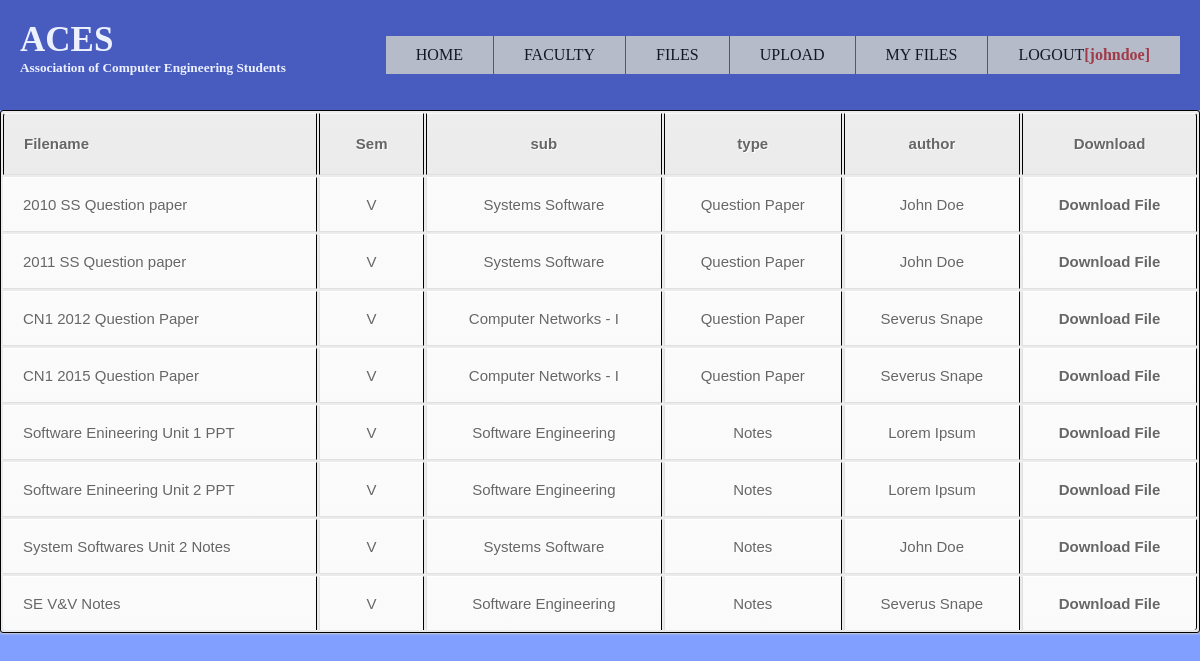
The page /temp/files.php (signed in) on the database its author committed.
### tables this page shows
CREATE TABLE IF NOT EXISTS `files` (
  `filepath` varchar(767) NOT NULL,
  `filename` text NOT NULL,
  `sem` int(10) NOT NULL,
  `sub` int(10) NOT NULL,
  `type` int(11) NOT NULL,
  `author` varchar(100) NOT NULL,
  PRIMARY KEY (`filepath`)
);

CREATE TABLE IF NOT EXISTS `semester` (
  `id` int(10) NOT NULL AUTO_INCREMENT,
  `sem` varchar(100) NOT NULL,
  PRIMARY KEY (`id`)
);

CREATE TABLE IF NOT EXISTS `subjects` (
  `id` int(10) NOT NULL AUTO_INCREMENT,
  `semid` int(10) NOT NULL,
  `sub` varchar(100) NOT NULL,
  PRIMARY KEY (`id`)
);

CREATE TABLE IF NOT EXISTS `types` (
  `id` int(10) NOT NULL,
  `type` varchar(100) NOT NULL,
  PRIMARY KEY (`id`)
);

CREATE TABLE IF NOT EXISTS `logindetails` (
  `name` varchar(100) NOT NULL,
  `realname` varchar(100) NOT NULL,
  `password` varchar(100) NOT NULL,
  `email` varchar(100) NOT NULL,
  `faculty` tinyint(1) NOT NULL,
  `admin` tinyint(1) NOT NULL
);

### temp/files.php (the view, shortened to what this page needs)
<?php
include('includes/header.php');
?>
<!DOCTYPE html>
<html>
<head>
</head>
<body>
<?php
$servername = "localhost";
$username = "root";
$password = "vain";
$dbname = "aces";
$conn = new mysqli($servername, $username, $password, $dbname);
$sql = "SELECT filepath,filename, sem, sub, type, author FROM files";
$result = $conn->query($sql);
if ($result->num_rows > 0) {
     echo "<table><tr><th>Filename</th><th>Sem</th><th>sub</th><th>type</th><th>author</th><th>Download</th></tr>";
     while($roww = $result->fetch_assoc()) {
	 $getsem = "select sem from semester where id='$roww[sem]'";
if ($resultt = $conn->query($getsem)) {
     while ($row = $resultt->fetch_object()) {
        $sem = $row->sem;
    }
	}
	 $getsub = "select sub from subjects where id='$roww[sub]'";
if ($resulttt = $conn->query($getsub)) {
     while ($ro = $resulttt->fetch_object()) {
        $sub = $ro->sub;
    }
	}
 $gettype = "select type from types where id='$roww[type]'";
if ($resultttt = $conn->query($gettype)) {
     while ($rowt = $resultttt->fetch_object()) {
        $type = $rowt->type;
    }
	}
	$getname = "select realname from logindetails where name='$roww[author]'";
if ($resulttttt = $conn->query($getname)) {
     while ($rown = $resulttttt->fetch_object()) {
        $realname = $rown->realname;
    }
	}
         echo "<tr><td>" . $roww["filename"]. "</td><td>" . $sem. "</td><td>" . $sub. "</td><td>" . $type. "</td><td>" . $realname. "</td><td>" . '<a href="' . $roww["filepath"] . '">Download File</a>' . "</td></tr>";
     }
     echo "</table>";
}
 else {
     echo "0 results";
}
?>
</body>
</html>

### css/style.css (style rules this page uses)
body { margin:0px; background-color:#809FFF; }
table a:link { color: #666; font-weight: bold; text-decoration:none; }
table { font-family:Bookman old style, Helvetica, sans-serif; color:#666; font-size:15px; text-shadow: 1px 1px 0px #fff; background:#eaebec; width:100%; margin:0px; border:#ccc 1px solid; -moz-border-radius:3px; -webkit-border-radius:3px; border-radius:3px; -moz-box-shadow: 0 1px 2px #d1d1d1; -webkit-box-shadow: 0 1px 2px #d1d1d1; box-shadow: 0 1px 2px #d1d1d1; }
table th { padding:21px 25px 22px 25px; border-top:1px solid #fafafa; border-bottom:1px solid #e0e0e0; background: #ededed; background: -webkit-gradient(linear, left top, left bottom, from(#ededed), to(#ebebeb)); background: -moz-linear-gradient(top, #ededed, #ebebeb); }
table th:first-child { text-align: left; padding-left:20px; }
table tr:first-child th:first-child { -moz-border-radius-topleft:3px; -webkit-border-top-left-radius:3px; border-top-left-radius:3px; }
table tr:first-child th:last-child { -moz-border-radius-topright:3px; -webkit-border-top-right-radius:3px; border-top-right-radius:3px; }
table tr { text-align: center; padding-left:20px; }
table td:first-child { text-align: left; padding-left:20px; border-left: 0; }
table td { padding:18px; border-top: 1px solid #ffffff; border-bottom:1px solid #e0e0e0; border-left: 1px solid #e0e0e0; background: #fafafa; background: -webkit-gradient(linear, left top, left bottom, from(#fbfbfb), to(#fafafa)); background: -moz-linear-gradient(top, #fbfbfb, #fafafa); }
table tr:last-child td { border-bottom:0; }
table tr:last-child td:first-child { -moz-border-radius-bottomleft:3px; -webkit-border-bottom-left-radius:3px; border-bottom-left-radius:3px; }
table tr:last-child td:last-child { -moz-border-radius-bottomright:3px; -webkit-border-bottom-right-radius:3px; border-bottom-right-radius:3px; }

### temp/files.php (style rules this page uses)
table, th, td { border: 1px solid black; }

### rows shown on the page
files: filename "2010 SS Question paper", semester.sem "V", subjects.sub "Systems Software", types.type "Question Paper", logindetails.realname "John Doe"
files: filename "2011 SS Question paper", semester.sem "V", subjects.sub "Systems Software", types.type "Question Paper", logindetails.realname "John Doe"
files: filename "CN1 2012 Question Paper", semester.sem "V", subjects.sub "Computer Networks - I", types.type "Question Paper", logindetails.realname "Severus Snape"
files: filename "CN1 2015 Question Paper", semester.sem "V", subjects.sub "Computer Networks - I", types.type "Question Paper", logindetails.realname "Severus Snape"
files: filename "Software Enineering Unit 1 PPT", semester.sem "V", subjects.sub "Software Engineering", types.type "Notes", logindetails.realname "Lorem Ipsum"
files: filename "Software Enineering Unit 2 PPT", semester.sem "V", subjects.sub "Software Engineering", types.type "Notes", logindetails.realname "Lorem Ipsum"
files: filename "System Softwares Unit 2 Notes", semester.sem "V", subjects.sub "Systems Software", types.type "Notes", logindetails.realname "John Doe"
files: filename "SE V&V Notes", semester.sem "V", subjects.sub "Software Engineering", types.type "Notes", logindetails.realname "Severus Snape"

### other values the page prints
$name "johndoe"
